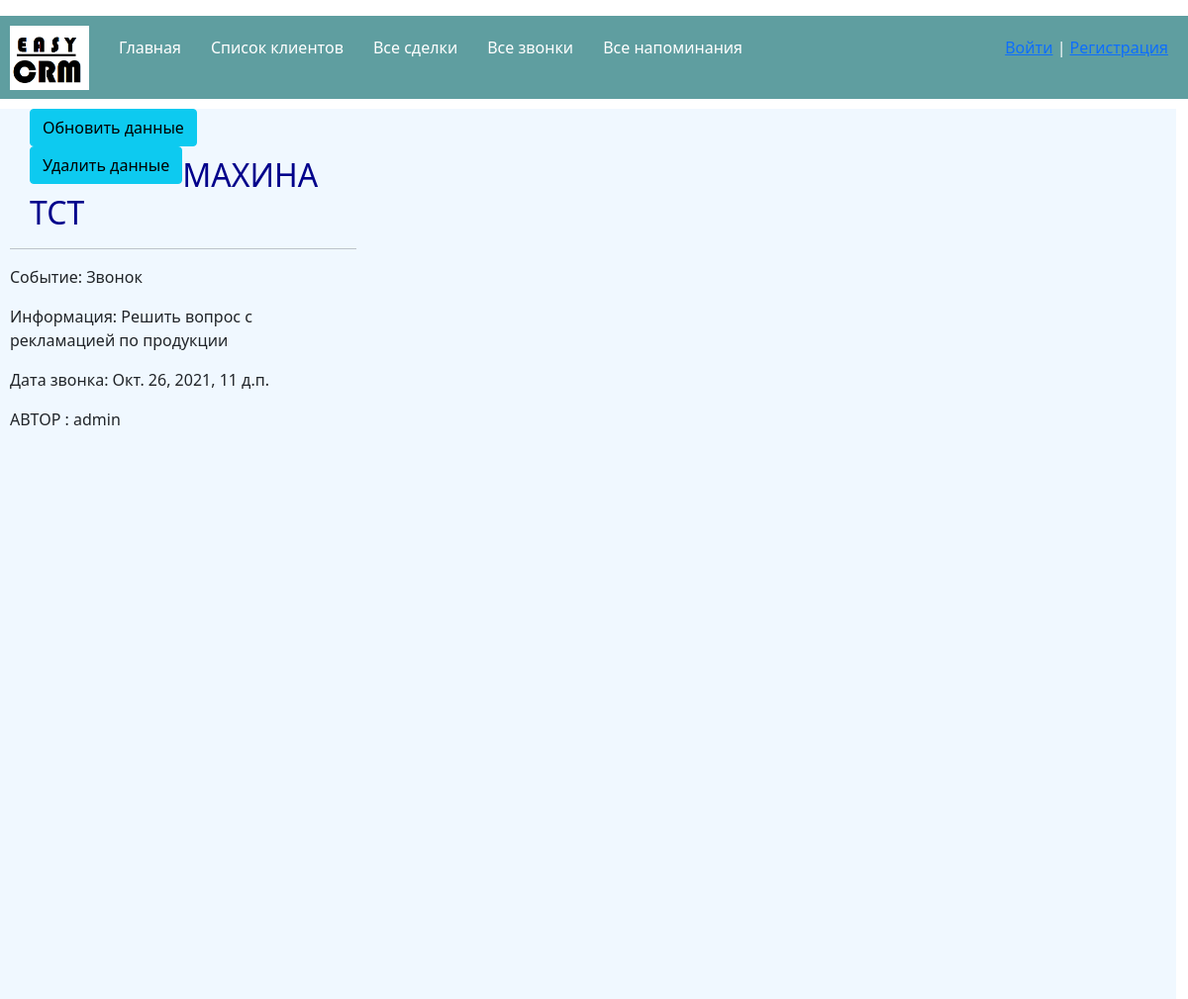
The app's page /detail_reminder/15 with its own data.
### crm/models.py (models this page shows, shortened)
class Reminder(models.Model):
    client = models.ForeignKey(Client, related_name='reminders', on_delete=models.CASCADE)
    author = models.ForeignKey(User, on_delete=models.CASCADE)
    CHOISE_EVENT = (
        ('call', 'Звонок'),
        ('deal', 'Сделка'),
        ('meeting', 'Встреча'),
    )
    event_type = models.CharField(max_length=50, choices=CHOISE_EVENT)
    commentary = models.TextField('Коментарии')
    deadline = models.DateTimeField('Сроки')

class Client(models.Model):
    client_name = models.CharField('Название клиента', max_length=100)
    lpr = models.CharField('ФИО ЛПР-а', max_length=150)
    position = models.CharField('Должность', max_length=100)
    tel_number = models.CharField('Телефон', max_length=100)
    email = models.EmailField('Е-мэил', blank=True)
    adress = models.CharField('Адрес', max_length=255)
    commentary = models.TextField('Коментарии')
    publish = models.DateTimeField('Дата создания', default=timezone.now)
    author = models.ForeignKey(User, on_delete=models.CASCADE,
                               related_name='user_clients')
    def __str__(self):
        return self.client_name

### crm/views.py (the view)
# urls.py: path('detail_reminder/<int:pk>', views.DetailReminder.as_view(), name='detailed_reminder'),
class DetailReminder(DetailView):
    model = models.Reminder
    template_name = 'crm/detailed_reminder.html'
    context_object_name = 'reminder'

### crm/templates/crm/detailed_reminder.html (shortened to what this page needs)
{% extends 'crm/base.html' %}
{% block content  %}
    <ul1>
    <a href="{% url 'update_reminder' reminder.id %}"><li><button class="btn btn-info" type="submit">Обновить данные</button></li></a>
    <a href="{% url 'delete_reminder' reminder.id %}"><li><button class="btn btn-info" type="submit">Удалить данные</button></li></a>
    </ul1><br><br>
    <h2>{{ reminder.client}} </h2>
        <hr>
    <p> Событие: {{ reminder.get_event_type_display }}</p>
    <p> Информация: {{ reminder.commentary}} </p>
    <p> Дата звонка: {{ reminder.deadline}} </p>
    <p> АВТОР : {{ reminder.author }}</p>
{% endblock %}

### crm/static/crm/css/base.css (style rules this page uses)
* { box-sizing: border-box }
h2 { margin-left: 20px; color: darkblue; }
ul1 li { color: darkslategray; float: left; padding-left: 20px; display: block; transition: transform .6s ease; }

### records on screen
Reminder: client "МАХИНА ТСТ", event_type "Звонок", commentary "Решить вопрос с рекламацией по продукции", deadline "Окт. 26, 2021, 11 д.п.", author "admin"
